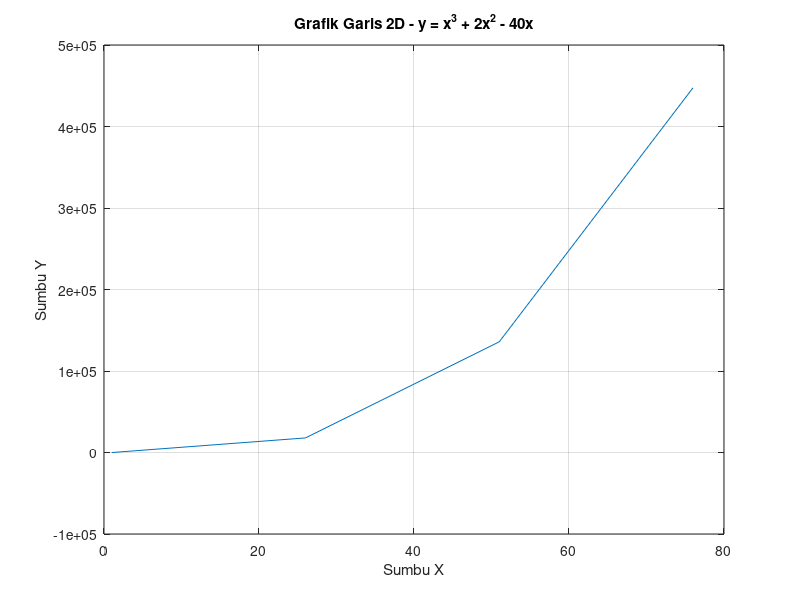
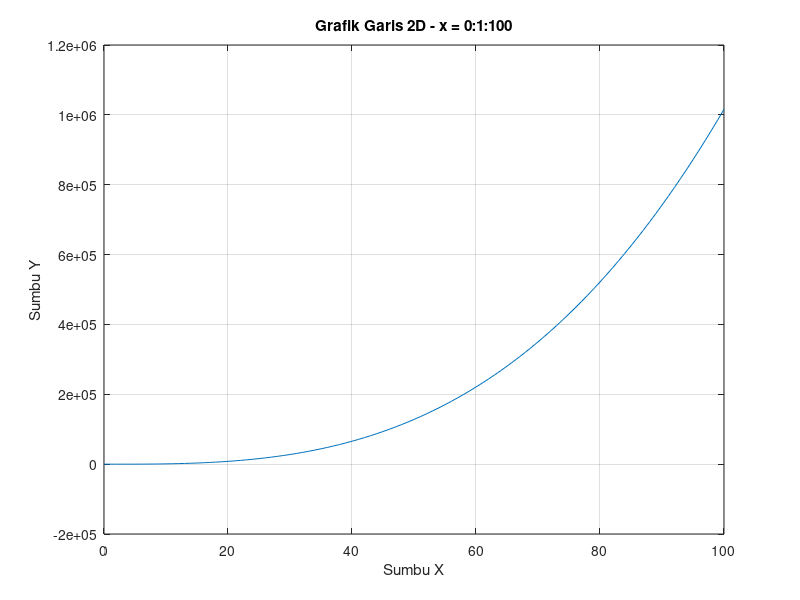
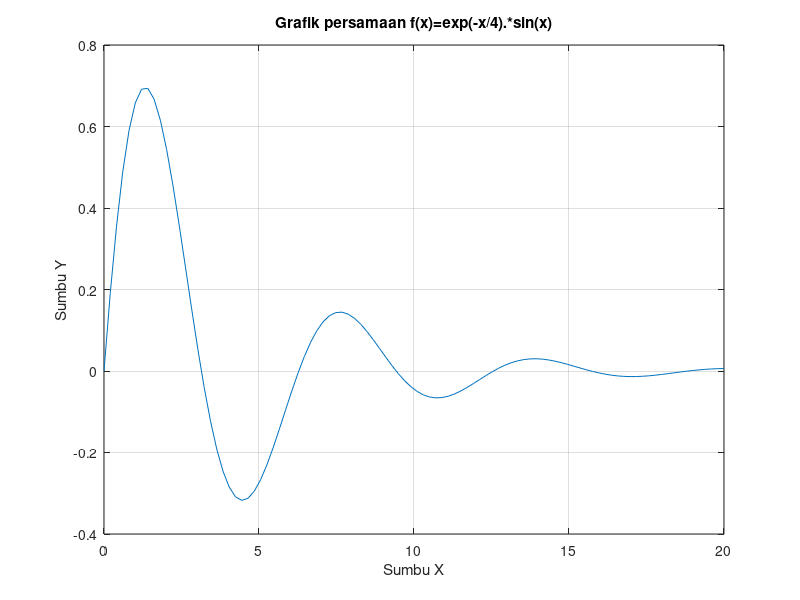
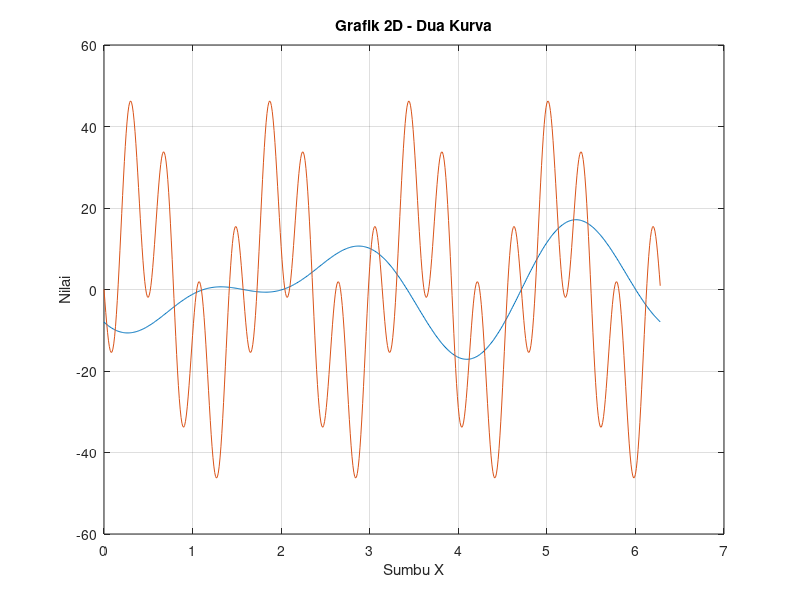

Recreate these plots in MATLAB, in order.
function pengenalan_octave2_lengkap_fixed()
% ========================================================================
% PENGENALAN MATLAB/OCTAVE 2 - SOURCE CODE LENGKAP DAN ROBUST
% Berdasarkan contoh syntax pada PDF Pengenalan MATLAB/Octave 2.
%
% PENTING:
% - File ini sengaja dibuat sebagai FUNCTION FILE agar function lokal di
%   bagian bawah dapat dipanggil dengan aman pada GNU Octave.
% - Nama file harus sama dengan nama function utama:
%       pengenalan_octave2_lengkap_fixed.m
% - Jalankan dari Command Window dengan:
%       pengenalan_octave2_lengkap_fixed
% - USE_INPUT = false agar program berjalan langsung tanpa menunggu input.
%   Ubah menjadi true untuk mencoba input() seperti pada PDF.
% ========================================================================

clear;
clc;
close all;

fprintf('============================================================\n');
fprintf('      PENGENALAN MATLAB/OCTAVE 2 - DEMONSTRASI LENGKAP\n');
fprintf('============================================================\n\n');


%% ========================================================================
% 1. LOOPING - FOR LOOP
% ========================================================================

fprintf('\n============================================================\n');
fprintf('1. LOOPING - FOR LOOP\n');
fprintf('============================================================\n');

fprintf('\n-- For loop kondisi 1 --\n');
for i = 1:4
    p = i^2;
    fprintf('i = %d, p = %d\n', i, p);
end

fprintf('\n-- For loop kondisi 2 --\n');
for j = 1:0.5:4
    q = j/2;
    fprintf('j = %.1f, q = %.4f\n', j, q);
end


%% ========================================================================
% 2. LOOPING - WHILE, CONTINUE, BREAK
% ========================================================================

fprintf('\n============================================================\n');
fprintf('2. WHILE LOOP, CONTINUE, DAN BREAK\n');
fprintf('============================================================\n');

fprintf('\n-- While loop --\n');
p = 1;
while p <= 5
    q = p^2 + p;
    fprintf('p = %d, q = %d\n', p, q);
    p = p + 1;
end

fprintf('\n-- Continue --\n');
for i = 1:4
    if i == 3
        continue;
    end
    p = i^2;
    fprintf('i = %d, p = %d\n', i, p);
end

fprintf('\n-- Break --\n');
for i = 1:4
    if i == 3
        break;
    end
    p = i^2;
    fprintf('i = %d, p = %d\n', i, p);
end


%% ========================================================================
% 3. DIFFERENSIAL
% ========================================================================

fprintf('\n============================================================\n');
fprintf('3. DIFFERENSIAL\n');
fprintf('============================================================\n');

% Pada PDF digunakan syms, input, sym, dan diff.
% USE_INPUT=false dipakai agar file dapat dijalankan langsung.
USE_INPUT = true;

symbolic_ok = false;
try
    pkg load symbolic;
    syms x;
    symbolic_ok = true;
catch err
    fprintf('\n[INFO] Package symbolic tidak tersedia.\n');
    fprintf('[INFO] Contoh diff/int dilewati tanpa menghentikan program.\n');
    fprintf('[INFO] Pesan package: %s\n', err.message);
end

if symbolic_ok
    if USE_INPUT
        f = input('Masukkan bentuk persamaan f(x) = ');
    else
        % Persamaan contoh dari PDF, dibuat otomatis agar tidak meminta input.
        f = 'x^2 + 5*x + 7';
        fprintf('Input otomatis: %s\n', f);
    end

    try
        f_asli = sym(f);
        f_turunan = diff(f_asli, x);

        fprintf('\nf_asli =\n');
        disp(f_asli);
        fprintf('f_turunan =\n');
        disp(f_turunan);
    catch err
        fprintf('[INFO] Contoh diferensial tidak dijalankan.\n');
        fprintf('[INFO] Pesan: %s\n', err.message);
    end
end


%% ========================================================================
% 4. INTEGRAL
% ========================================================================

fprintf('\n============================================================\n');
fprintf('4. INTEGRAL\n');
fprintf('============================================================\n');

if symbolic_ok
    if USE_INPUT
        f = input('Masukkan bentuk persamaan f(x) = ');
    else
        % Persamaan contoh dari PDF, dibuat otomatis agar tidak meminta input.
        f = 'sin(3*x) - 2*x^3';
        fprintf('Input otomatis: %s\n', f);
    end

    try
        f_asli = sym(f);
        f_integral = int(f_asli, x);

        fprintf('\nf_asli =\n');
        disp(f_asli);
        fprintf('f_integral =\n');
        disp(f_integral);
    catch err
        fprintf('[INFO] Contoh integral tidak dijalankan.\n');
        fprintf('[INFO] Pesan: %s\n', err.message);
    end
end


%% ========================================================================
% 5. FUNCTION
% ========================================================================

fprintf('\n============================================================\n');
fprintf('5. FUNCTION\n');
fprintf('============================================================\n');

fprintf('\n-- Function dasar --\n');
func('Yujin');

fprintf('\n-- Function utama + function lokal --\n');
funcDenganCall('Yujin');

fprintf('\n-- Function dengan 1 nilai return --\n');
a = doubleit(5);
fprintf('a = %g\n', a);

fprintf('\n-- Function dengan beberapa nilai return --\n');
[x_multi, y_multi] = multi(3, 4);
fprintf('x_multi = %g\n', x_multi);
fprintf('y_multi = %g\n', y_multi);

fprintf('\n-- Function dengan return --\n');
funcDenganReturn('Jungwon');

b = doubleitWithReturn(4);
fprintf('b = %g\n', b);


%% ========================================================================
% 6. ANONYMOUS FUNCTION
% ========================================================================

fprintf('\n============================================================\n');
fprintf('6. ANONYMOUS FUNCTION\n');
fprintf('============================================================\n');

squared = @(x) x.^2;
fprintf('\nsquared = @(x) x.^2\n');
fprintf('squared(3) = %g\n', squared(3));
fprintf('squared(1:3) = ');
disp(squared(1:3));

addition = @(x,y) x+y;
fprintf('addition(5,7) = %g\n', addition(5,7));


%% ========================================================================
% 7. GRAFIK GARIS 2D - CONTOH 1
% ========================================================================

fprintf('\n============================================================\n');
fprintf('7. GRAFIK GARIS 2D - CONTOH 1\n');
fprintf('============================================================\n');

x = 1:25:100;
y = x.^3 + 2*x.^2 - 40*x;

fprintf('x =\n');
disp(x);
fprintf('y =\n');
disp(y);

try
    figure('Name', 'Grafik 2D - Contoh 1');
    plot(x, y);
    grid on;
    xlabel('Sumbu X');
    ylabel('Sumbu Y');
    title('Grafik Garis 2D - y = x^3 + 2x^2 - 40x');
catch err
    fprintf('[INFO] Grafik 2D contoh 1 tidak dapat ditampilkan.\n');
    fprintf('[INFO] Pesan graphics: %s\n', err.message);
end


%% ========================================================================
% 8. GRAFIK GARIS 2D - CONTOH 2
% ========================================================================

fprintf('\n============================================================\n');
fprintf('8. GRAFIK GARIS 2D - CONTOH 2\n');
fprintf('============================================================\n');

x = 0:1:100;
y = x.^3 + 2*x.^2 - 40*x;

fprintf('x =\n');
disp(x);
fprintf('y =\n');
disp(y);

try
    figure('Name', 'Grafik 2D - Contoh 2');
    plot(x, y);
    grid on;
    xlabel('Sumbu X');
    ylabel('Sumbu Y');
    title('Grafik Garis 2D - x = 0:1:100');
catch err
    fprintf('[INFO] Grafik 2D contoh 2 tidak dapat ditampilkan.\n');
    fprintf('[INFO] Pesan graphics: %s\n', err.message);
end


%% ========================================================================
% 9. GRAFIK GARIS 2D - LINSPACE
% ========================================================================

fprintf('\n============================================================\n');
fprintf('9. GRAFIK 2D - LINSPACE\n');
fprintf('============================================================\n');

x = linspace(0,20);
y = exp(-x/4).*sin(x);

try
    figure('Name', 'Grafik 2D - Linspace');
    plot(x, y);
    xlabel('Sumbu X');
    ylabel('Sumbu Y');
    title('Grafik persamaan f(x)=exp(-x/4).*sin(x)');
    grid on;
catch err
    fprintf('[INFO] Grafik 2D linspace tidak dapat ditampilkan.\n');
    fprintf('[INFO] Pesan graphics: %s\n', err.message);
end


%% ========================================================================
% 10. GRAFIK GARIS 2D - DUA KURVA
% ========================================================================

fprintf('\n============================================================\n');
fprintf('10. GRAFIK 2D - DUA KURVA DALAM SATU PLOT\n');
fprintf('============================================================\n');

x = 0:0.01:2*pi;
y = -10*sin(2*x) - 8*cos(3*x);
z = 8*sin(6*x).*-6.*cos(10*x);

try
    figure('Name', 'Grafik 2D - Dua Kurva');
    plot(x, y, x, z);
    grid on;
    xlabel('Sumbu X');
    ylabel('Nilai');
    title('Grafik 2D - Dua Kurva');
catch err
    fprintf('[INFO] Grafik 2D dua kurva tidak dapat ditampilkan.\n');
    fprintf('[INFO] Pesan graphics: %s\n', err.message);
end


%% ========================================================================
% 11. GRAFIK GARIS 3D - LINE PLOT
% ========================================================================

fprintf('\n============================================================\n');
fprintf('11. GRAFIK GARIS 3D - LINE PLOT\n');
fprintf('============================================================\n');

t = 0:0.1:6*pi;
x = sqrt(t).*sin(2*t);
y = sqrt(t).*cos(2*t);
z = 0.5*t;

try
    figure('Name', 'Grafik 3D - Line Plot');
    plot3(x, y, z, 'k', 'linewidth', 1);
    grid on;
    xlabel('x');
    ylabel('y');
    zlabel('z');
    title('Grafik Garis 3D: LINE PLOT');
catch err
    fprintf('[INFO] Grafik 3D line plot tidak dapat ditampilkan.\n');
    fprintf('[INFO] Pesan graphics: %s\n', err.message);
end


%% ========================================================================
% 12. GRAFIK GARIS 3D - MESH PLOT
% ========================================================================

fprintf('\n============================================================\n');
fprintf('12. GRAFIK 3D - MESH PLOT\n');
fprintf('============================================================\n');

x = -7.3:0.5:7.5;
y = x;
[X, Y] = meshgrid(x, y);
R = sqrt(X.^2 + Y.^2);

% Contoh PDF: Z = sin(R)./R
% R tidak memiliki titik 0 untuk rentang ini, tetapi pengecekan ini
% dipertahankan agar formula tetap aman bila rentang diubah.
R_safe = R;
R_safe(R_safe == 0) = eps;
Z = sin(R_safe)./R_safe;

try
    figure('Name', 'Grafik 3D - Mesh Plot');
    mesh(X, Y, Z);
    grid on;
    xlabel('x');
    ylabel('y');
    zlabel('z');
    title('Grafik Garis 3D: MESH PLOT');
catch err
    fprintf('[INFO] Grafik 3D mesh plot tidak dapat ditampilkan.\n');
    fprintf('[INFO] Pesan graphics: %s\n', err.message);
end


%% ========================================================================
% 13. MESHGRID - MEMAHAMI MATRIKS X DAN Y
% ========================================================================

fprintf('\n============================================================\n');
fprintf('13. MESHGRID - MEMAHAMI MATRIKS X DAN Y\n');
fprintf('============================================================\n');

x = [1, 2, 3];
y = [10, 20];
[X, Y] = meshgrid(x, y);

fprintf('\nVector x =\n');
disp(x);
fprintf('Vector y =\n');
disp(y);
fprintf('Matriks X =\n');
disp(X);
fprintf('Matriks Y =\n');
disp(Y);

fprintf('Contoh koordinat berdasarkan posisi yang sama:\n');
fprintf('X(1,1), Y(1,1) -> (%g, %g)\n', X(1,1), Y(1,1));
fprintf('X(1,2), Y(1,2) -> (%g, %g)\n', X(1,2), Y(1,2));
fprintf('X(2,1), Y(2,1) -> (%g, %g)\n', X(2,1), Y(2,1));


%% ========================================================================
% 14. GRAFIK GARIS 3D - CONTOUR PLOT
% ========================================================================

fprintf('\n============================================================\n');
fprintf('14. GRAFIK 3D - CONTOUR PLOT\n');
fprintf('============================================================\n');

x = -3:0.25:3;
y = -3:0.25:3;
[X, Y] = meshgrid(x, y);
Z = 1.8.^(-1.5*sqrt(X.^2 + Y.^2)).*cos(0.5*Y).*sin(X);

try
    figure('Name', 'Grafik 3D - Contour Plot');
    contour3(X, Y, Z, 15);
    grid on;
    xlabel('x');
    ylabel('y');
    zlabel('z');
    title('Grafik Garis 3D: CONTOUR PLOT');
catch err
    fprintf('[INFO] Grafik contour3 tidak dapat ditampilkan.\n');
    fprintf('[INFO] Pesan graphics: %s\n', err.message);
end


%% ========================================================================
% SELESAI
% ========================================================================

fprintf('\n============================================================\n');
fprintf('SEMUA DEMONSTRASI SELESAI DIJALANKAN.\n');
fprintf('============================================================\n');

end


% ========================================================================
% LOCAL FUNCTIONS
% Function lokal diletakkan setelah function utama.
% Karena file ini adalah function file, semua function di bawah dapat
% dipanggil oleh function utama tanpa error "undefined".
% ========================================================================

function func(param)
    fprintf('Nama saya %s!\n', param);
end


function funcDenganCall(param)
    fprintf('Nama saya %s!\n', param);
    callname(param);
end


function callname(param)
    fprintf('Kata "%s" diawali dengan huruf %c.\n', param, param(1));
end


function result = doubleit(param)
    result = 2*param;
end


function [mult2, mult3] = multi(param1, param2)
    mult2 = param1*2;
    mult3 = param2*3;
end


function funcDenganReturn(param)
    fprintf('Nama saya %s!\n', param);
    return;
end


function result = doubleitWithReturn(param)
    result = 0;
    return;
end
